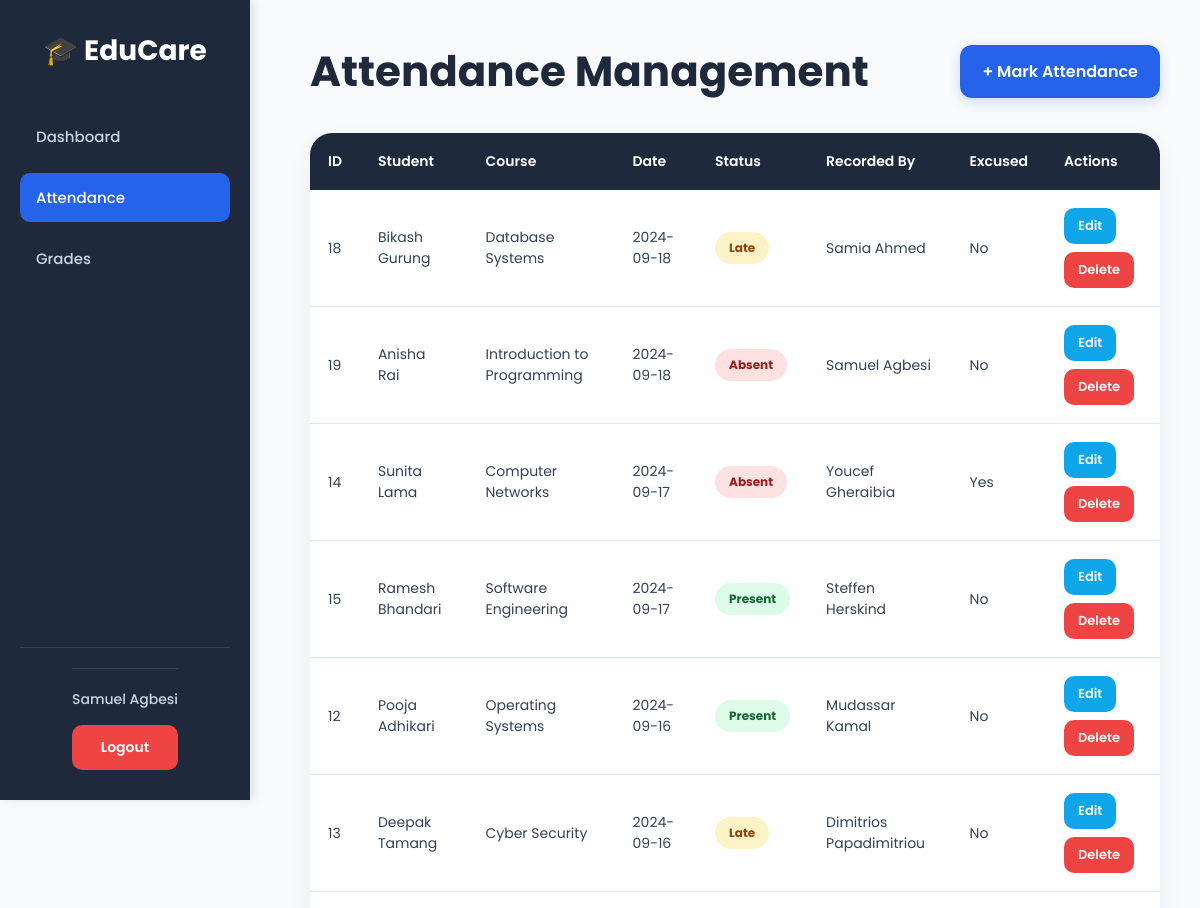
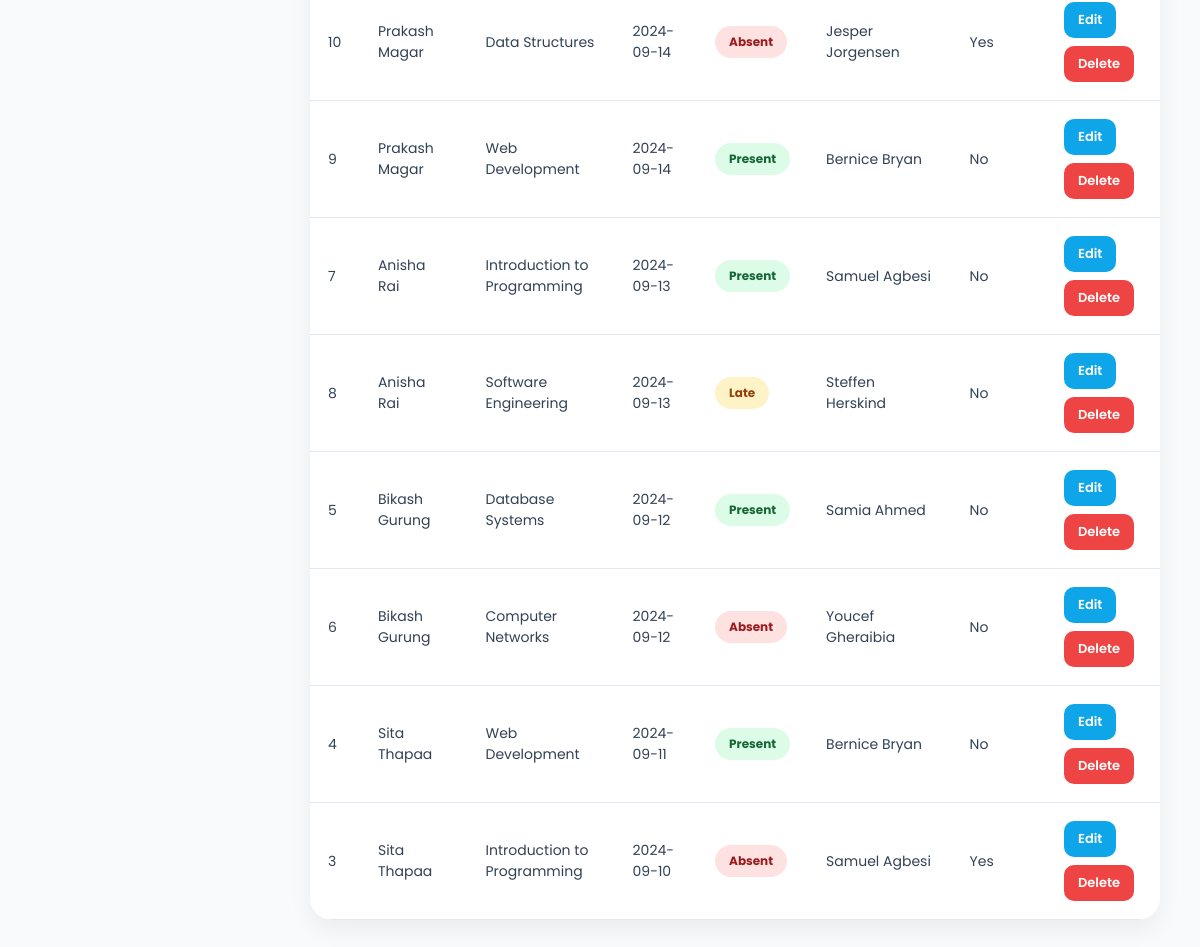
The app's page /03_Attendance_management/attendance_admin.php (signed in) with its own data (2 pictures, top to bottom).
### tables this page shows
CREATE TABLE `attendance` (
  `AttendanceID` int(11) NOT NULL COMMENT 'Auto incremented unique identifier for each attendance record',
  `StudentID` int(11) NOT NULL COMMENT 'Links attendance record to a specific student',
  `CourseID` int(11) NOT NULL COMMENT 'Links attendance to a specific course',
  `AttendanceDate` date DEFAULT NULL COMMENT 'Date when attendance is recorded.',
  `Status` varchar(20) DEFAULT NULL COMMENT 'Attendance Status: Present, absent, late.',
  `RecordedBy` varchar(100) DEFAULT NULL COMMENT 'The name or Staff ID of the authorised teacher who recorded it',
  `IsExcused` tinyint(1) DEFAULT NULL COMMENT 'indicates if an absence or lateness is officially excused.'
);

CREATE TABLE `student` (
  `StudentID` int(11) NOT NULL COMMENT 'Auto-incremented unique identifier for each student',
  `StudentName` varchar(100) DEFAULT NULL COMMENT 'Full anme of the student',
  `Email` varchar(100) NOT NULL COMMENT 'Unique email address used for login',
  `Level` varchar(100) DEFAULT NULL COMMENT 'Academic level e.g. Year 1, Year 2, Postgraduate',
  `DateOfBirth` date DEFAULT NULL COMMENT 'Date of birth of student',
  `DateEnrolled` datetime DEFAULT NULL COMMENT 'The date the student was registered on the system',
  `IsActive` tinyint(1) DEFAULT NULL COMMENT 'TRUE if student account is active, FALSE if deactivated',
  `Password` varchar(255) DEFAULT NULL
);

CREATE TABLE `course` (
  `CourseID` int(11) NOT NULL COMMENT 'Auto-incremented unique identifier for each course',
  `CourseName` varchar(100) DEFAULT NULL COMMENT 'Full name of the course',
  `CourseCode` varchar(20) NOT NULL COMMENT 'Unique short code ',
  `CreditPoints` int(10) DEFAULT NULL COMMENT 'Number of credit points awarded for completing the course',
  `StartDate` date NOT NULL COMMENT 'The date of course officially started.',
  `IsActive` tinyint(1) NOT NULL COMMENT 'True if the course is currently active',
  `TeacherID` int(11) DEFAULT NULL
);

### models/Attendance.php (called while the page is built, shortened)
<?php
require_once __DIR__ . '/../database/db.php';
class Attendance
{
    private $conn;
    public function __construct()
    {
        $db = new Database();
        $this->conn = $db->connect();
    }
    public function getAll()
    {
        $sql = "
            SELECT attendance.*,
                   student.StudentName,
                   course.CourseName
            FROM attendance
            INNER JOIN student
                ON attendance.StudentID = student.StudentID
            INNER JOIN course
                ON attendance.CourseID = course.CourseID
            ORDER BY AttendanceDate DESC
        ";
        return $this->conn->query($sql);
    }
}
?>

### database/db.php (called while the page is built)
<?php
class Database {
    private $host = "localhost";
    private $user = "root";
    private $pass = "";
    private $db   = "student_record_system";
    public function connect() {
        return new mysqli($this->host, $this->user, $this->pass, $this->db);
    }
}
?>

### controllers/AttendanceController.php (called while the page is built, shortened)
<?php
require_once __DIR__ . '/../models/Attendance.php';
class AttendanceController
{
    private $attendance;
    public function __construct()
    {
        $this->attendance = new Attendance();
    }
    public function index()
    {
        return $this->attendance->getAll();
    }
}
?>

### 03_Attendance_management/attendance_admin.php (the view, shortened to what this page needs)
<?php
require_once '../controllers/AttendanceController.php';
$controller = new AttendanceController();
$attendance = $controller->index();
include("../navbar.php");
?>
<!DOCTYPE html>
<html lang="en">
<head>
</head>
<body>
    <div class="main-content">
        <div class="top-bar">
            <h1>
                Attendance Management
            </h1>
            <a href="mark_attendance.php" class="add-btn">
                + Mark Attendance
            </a>
        </div>
        <div class="table-container">
            <table>
                <tr>
                    <th>ID</th>
                    <th>Student</th>
                    <th>Course</th>
                    <th>Date</th>
                    <th>Status</th>
                    <th>Recorded By</th>
                    <th>Excused</th>
                    <th>Actions</th>
                </tr>
                <?php while ($row = $attendance->fetch_assoc()): ?>
                    <tr>
                        <td>
                            <?= $row['AttendanceID'] ?>
                        </td>
                        <td>
                            <?= htmlspecialchars($row['StudentName']) ?>
                        </td>
                        <td>
                            <?= htmlspecialchars($row['CourseName']) ?>
                        </td>
                        <td>
                            <?= htmlspecialchars($row['AttendanceDate']) ?>
                        </td>
                        <td>
                            <span class="status <?= strtolower($row['Status']) ?>">
                                <?= htmlspecialchars($row['Status']) ?>
                            </span>
                        </td>
                        <td>
                            <?= htmlspecialchars($row['RecordedBy']) ?>
                        </td>
                        <td>
                            <?= $row['IsExcused'] ? 'Yes' : 'No' ?>
                        </td>
                        <td>
                            <div class="action-buttons">
                                <a href="edit.php?id=<?= $row['AttendanceID'] ?>" class="action-btn edit-btn">
                                    Edit
                                </a>
                                <a href="delete.php?id=<?= $row['AttendanceID'] ?>" class="action-btn delete-btn"
                                    onclick="return confirm('Delete this attendance?')">
                                    Delete
                                </a>
                            </div>
                        </td>
                    </tr>
                <?php endwhile; ?>
            </table>
        </div>
    </div>
</body>
</html>

### navbar.php (style rules this page uses)
body { margin: 0; font-family: 'Poppins', sans-serif; background: #f8fafc; box-sizing: border-box; }
body:not(.login-page) { padding-left: 270px; }

### 03_Attendance_management/attendance_admin.php (style rules this page uses)
* { margin: 0; padding: 0; box-sizing: border-box; font-family: 'Poppins', sans-serif; }
body { background: #f8fafc; }
.main-content { padding: 40px; min-height: 100vh; }
.top-bar { display: flex; justify-content: space-between; align-items: center; margin-bottom: 30px; flex-wrap: wrap; gap: 15px; }
.top-bar h1 { font-size: 42px; color: #1e293b; font-weight: 700; }
.add-btn { background: #2563eb; color: white; text-decoration: none; padding: 14px 22px; border-radius: 12px; font-weight: 600; transition: 0.3s ease; box-shadow: 0 4px 12px rgba(37, 99, 235, 0.2); }
.table-container { background: white; border-radius: 22px; overflow: hidden; box-shadow: 0 10px 25px rgba(0, 0, 0, 0.06); }
table { width: 100%; border-collapse: collapse; }
th { background: #1e293b; color: white; padding: 18px; text-align: left; font-size: 14px; font-weight: 600; }
td { padding: 18px; border-bottom: 1px solid #e2e8f0; font-size: 14px; color: #334155; vertical-align: middle; }
.status { padding: 7px 14px; border-radius: 30px; font-size: 12px; font-weight: 700; display: inline-block; }
.present { background: #dcfce7; color: #166534; }
.absent { background: #fee2e2; color: #991b1b; }
.late { background: #fef3c7; color: #92400e; }
.action-buttons { display: flex; gap: 8px; flex-wrap: wrap; }
.action-btn { padding: 8px 14px; border-radius: 10px; text-decoration: none; color: white; font-size: 13px; font-weight: 600; transition: 0.3s ease; }
.edit-btn { background: #0ea5e9; }
.delete-btn { background: #ef4444; }

### records on screen
attendance: AttendanceID "18", StudentID.StudentName "Bikash Gurung", course.CourseName "Database Systems", AttendanceDate "2024-09-18", Status "Late", RecordedBy "Samia Ahmed", IsExcused "No"
attendance: AttendanceID "19", StudentID.StudentName "Anisha Rai", course.CourseName "Introduction to Programming", AttendanceDate "2024-09-18", Status "Absent", RecordedBy "Samuel Agbesi", IsExcused "No"
attendance: AttendanceID "14", StudentID.StudentName "Sunita Lama", course.CourseName "Computer Networks", AttendanceDate "2024-09-17", Status "Absent", RecordedBy "Youcef Gheraibia", IsExcused "Yes"
attendance: AttendanceID "15", StudentID.StudentName "Ramesh Bhandari", course.CourseName "Software Engineering", AttendanceDate "2024-09-17", Status "Present", RecordedBy "Steffen Herskind", IsExcused "No"
attendance: AttendanceID "12", StudentID.StudentName "Pooja Adhikari", course.CourseName "Operating Systems", AttendanceDate "2024-09-16", Status "Present", RecordedBy "Mudassar Kamal", IsExcused "No"
attendance: AttendanceID "13", StudentID.StudentName "Deepak Tamang", course.CourseName "Cyber Security", AttendanceDate "2024-09-16", Status "Late", RecordedBy "Dimitrios Papadimitriou", IsExcused "No"
attendance: AttendanceID "10", StudentID.StudentName "Prakash Magar", course.CourseName "Data Structures", AttendanceDate "2024-09-14", Status "Absent", RecordedBy "Jesper Jorgensen", IsExcused "Yes"
attendance: AttendanceID "9", StudentID.StudentName "Prakash Magar", course.CourseName "Web Development", AttendanceDate "2024-09-14", Status "Present", RecordedBy "Bernice Bryan", IsExcused "No"
attendance: AttendanceID "7", StudentID.StudentName "Anisha Rai", course.CourseName "Introduction to Programming", AttendanceDate "2024-09-13", Status "Present", RecordedBy "Samuel Agbesi", IsExcused "No"
attendance: AttendanceID "8", StudentID.StudentName "Anisha Rai", course.CourseName "Software Engineering", AttendanceDate "2024-09-13", Status "Late", RecordedBy "Steffen Herskind", IsExcused "No"
attendance: AttendanceID "5", StudentID.StudentName "Bikash Gurung", course.CourseName "Database Systems", AttendanceDate "2024-09-12", Status "Present", RecordedBy "Samia Ahmed", IsExcused "No"
attendance: AttendanceID "6", StudentID.StudentName "Bikash Gurung", course.CourseName "Computer Networks", AttendanceDate "2024-09-12", Status "Absent", RecordedBy "Youcef Gheraibia", IsExcused "No"
attendance: AttendanceID "4", StudentID.StudentName "Sita Thapaa", course.CourseName "Web Development", AttendanceDate "2024-09-11", Status "Present", RecordedBy "Bernice Bryan", IsExcused "No"
attendance: AttendanceID "3", StudentID.StudentName "Sita Thapaa", course.CourseName "Introduction to Programming", AttendanceDate "2024-09-10", Status "Absent", RecordedBy "Samuel Agbesi", IsExcused "Yes"

### other values on screen
$_SESSION['user_name'] "Samuel Agbesi"
